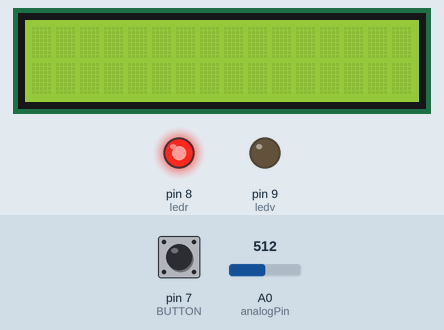
Recording of a sketch running on a simulated Arduino Uno, built with avr-gcc and run on an emulated ATmega328P. Shown: 16×2 character LCD, output pins drawn as LEDs (lit = HIGH). Inputs (shaded band) come from the test bench; at power-on: pin 7 (BUTTON) LOW, A0 (analogPin) = 512.

Above: at 1.2 s.
1.3 s: pin 7 (BUTTON) pulled HIGH for 0.15 s
At 1.38 s:
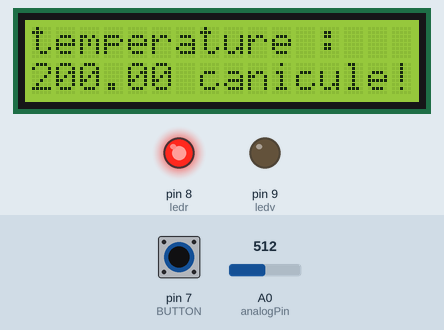
2.9 s: A0 (analogPin) set to 172
4.4 s: A0 (analogPin) set to 156
At 5.3 s:
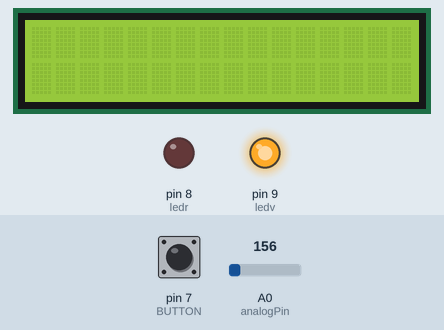
5.9 s: pin 7 (BUTTON) pulled HIGH for 1 s
At 6.6 s:
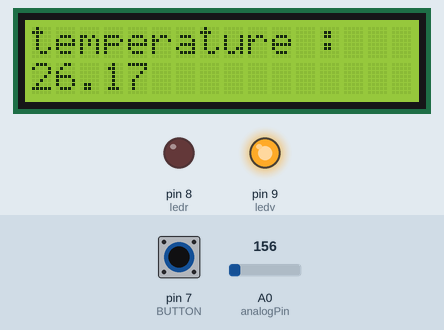
8.4 s: pin 7 (BUTTON) pulled HIGH for 3.2 s
13.1 s: A0 (analogPin) set to 306
At 14.3 s:
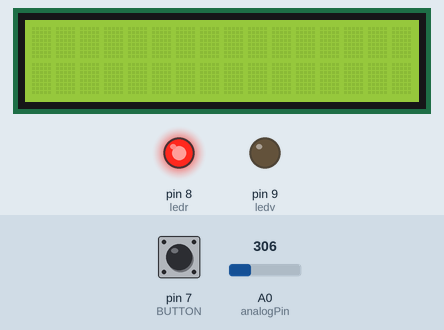
Timing chart, 0 to 15.6 s (numbered marks = the images above; inputs shaded):
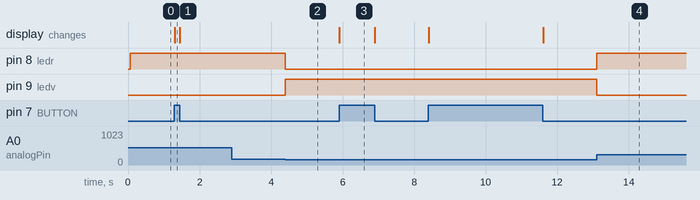

The sketch:

pie.ino
```cpp
#include <LiquidCrystal.h>
LiquidCrystal lcd(12,11,5,4,3,2);
const int BUTTON = 7;
int val = 0;
float temp=0;
const int analogPin = A0;
const int ledr = 8;
const int ledv = 9;

void setup() {
  lcd.begin(16,2);
  pinMode(BUTTON, INPUT);
  pinMode(analogPin, INPUT);
  pinMode(ledr, OUTPUT);
  pinMode(ledv, OUTPUT);
  Serial.begin(9600);

}

void loop() {
  temp = ((analogRead(analogPin))/1024.0*5.0-0.5)*100;
  val = digitalRead(BUTTON);
  if (val == HIGH) {
    while (val== HIGH) {
    lcd.setCursor(0,0);
    lcd.print("temperature : ");
    lcd.setCursor(0,1);
    lcd.print(temp);
    if (temp > 30) {
      lcd.print(" canicule!");
      }
    val = digitalRead(BUTTON);
    }
     lcd.clear();
  }
  if (temp > 30) {
     digitalWrite(ledv, LOW);
     digitalWrite(ledr, HIGH);
     }
    else{
      digitalWrite(ledv, HIGH);
      digitalWrite(ledr, LOW);
      }
}
```

Measured:
- the behaviour switches between 164 and 163 on A0 (analogPin) (found by bisection; images 1 and 2)
- after the input at 1.3 s, the display: changes at once (image 1)
- after the input at 2.9 s, every drawn part: stays the same
- after the input at 4.4 s, pin 8 (ledr): HIGH → LOW at once; pin 9 (ledv): LOW → HIGH at once
- after the input at 5.9 s, the display: changes at once (image 3)
- after the input at 13.1 s, pin 8 (ledr): LOW → HIGH at once; pin 9 (ledv): HIGH → LOW at once
